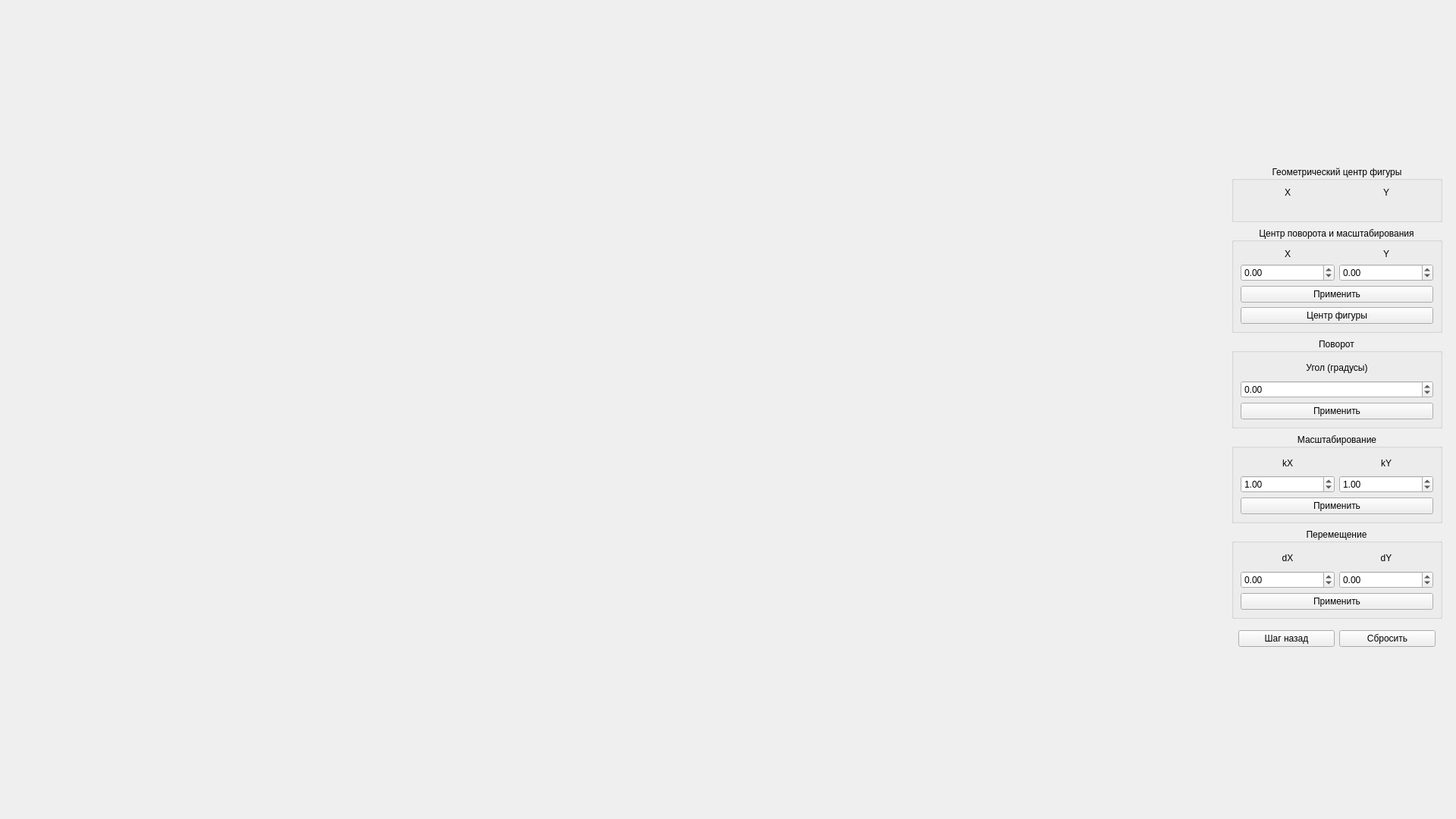
<?xml version="1.0" encoding="UTF-8"?>
<ui version="4.0">
 <class>MainWindow</class>
 <widget class="QMainWindow" name="MainWindow">
  <property name="geometry">
   <rect>
    <x>0</x>
    <y>0</y>
    <width>1920</width>
    <height>1080</height>
   </rect>
  </property>
  <property name="minimumSize">
   <size>
    <width>1920</width>
    <height>1080</height>
   </size>
  </property>
  <property name="maximumSize">
   <size>
    <width>1920</width>
    <height>1080</height>
   </size>
  </property>
  <property name="windowTitle">
   <string>MainWindow</string>
  </property>
  <widget class="QWidget" name="centralwidget">
   <property name="sizePolicy">
    <sizepolicy hsizetype="Maximum" vsizetype="Maximum">
     <horstretch>0</horstretch>
     <verstretch>0</verstretch>
    </sizepolicy>
   </property>
   <property name="minimumSize">
    <size>
     <width>1920</width>
     <height>1080</height>
    </size>
   </property>
   <property name="maximumSize">
    <size>
     <width>1920</width>
     <height>1080</height>
    </size>
   </property>
   <layout class="QGridLayout" name="gridLayout_7">
    <item row="0" column="1">
     <widget class="QWidget" name="widget" native="true">
      <layout class="QVBoxLayout" name="verticalLayout" stretch="0,1,1,3,3,3,1,0">
       <item>
        <spacer name="verticalSpacer">
         <property name="orientation">
          <enum>Qt::Vertical</enum>
         </property>
         <property name="sizeHint" stdset="0">
          <size>
           <width>20</width>
           <height>200</height>
          </size>
         </property>
        </spacer>
       </item>
       <item>
        <widget class="QGroupBox" name="groupBox_5">
         <property name="title">
          <string>Геометрический центр фигуры</string>
         </property>
         <property name="alignment">
          <set>Qt::AlignCenter</set>
         </property>
         <layout class="QGridLayout" name="gridLayout_6">
          <item row="1" column="0">
           <widget class="QLabel" name="FigureCenterXLabel">
            <property name="text">
             <string/>
            </property>
           </widget>
          </item>
          <item row="0" column="1">
           <widget class="QLabel" name="label_10">
            <property name="text">
             <string>Y</string>
            </property>
            <property name="alignment">
             <set>Qt::AlignCenter</set>
            </property>
           </widget>
          </item>
          <item row="0" column="0">
           <widget class="QLabel" name="label_9">
            <property name="text">
             <string>X</string>
            </property>
            <property name="alignment">
             <set>Qt::AlignCenter</set>
            </property>
           </widget>
          </item>
          <item row="1" column="1">
           <widget class="QLabel" name="FigureCenterYLabel">
            <property name="text">
             <string/>
            </property>
           </widget>
          </item>
         </layout>
        </widget>
       </item>
       <item>
        <widget class="QGroupBox" name="groupBox_4">
         <property name="title">
          <string>Центр поворота и масштабирования</string>
         </property>
         <property name="alignment">
          <set>Qt::AlignCenter</set>
         </property>
         <layout class="QGridLayout" name="gridLayout">
          <item row="0" column="0">
           <widget class="QLabel" name="label_2">
            <property name="text">
             <string>X</string>
            </property>
            <property name="alignment">
             <set>Qt::AlignCenter</set>
            </property>
           </widget>
          </item>
          <item row="1" column="0">
           <widget class="QDoubleSpinBox" name="TransformationCenterXInput">
            <property name="minimum">
             <double>-12000000000.000000000000000</double>
            </property>
            <property name="maximum">
             <double>12000000000.000000000000000</double>
            </property>
           </widget>
          </item>
          <item row="3" column="0" colspan="2">
           <widget class="QPushButton" name="TransformationCenterToFigureCenterButton">
            <property name="text">
             <string>Центр фигуры</string>
            </property>
           </widget>
          </item>
          <item row="0" column="1">
           <widget class="QLabel" name="label_3">
            <property name="text">
             <string>Y</string>
            </property>
            <property name="alignment">
             <set>Qt::AlignCenter</set>
            </property>
           </widget>
          </item>
          <item row="1" column="1">
           <widget class="QDoubleSpinBox" name="TransformationCenterYInput">
            <property name="minimum">
             <double>-12000000000.000000000000000</double>
            </property>
            <property name="maximum">
             <double>12000000000.000000000000000</double>
            </property>
           </widget>
          </item>
          <item row="2" column="0" colspan="2">
           <widget class="QPushButton" name="TransformationCenterButton">
            <property name="text">
             <string>Применить</string>
            </property>
           </widget>
          </item>
         </layout>
        </widget>
       </item>
       <item>
        <widget class="QGroupBox" name="groupBox_2">
         <property name="title">
          <string>Поворот</string>
         </property>
         <property name="alignment">
          <set>Qt::AlignCenter</set>
         </property>
         <layout class="QGridLayout" name="gridLayout_2" rowstretch="1,5,1">
          <item row="0" column="0">
           <widget class="QLabel" name="label_4">
            <property name="text">
             <string>Угол (градусы)</string>
            </property>
            <property name="alignment">
             <set>Qt::AlignCenter</set>
            </property>
           </widget>
          </item>
          <item row="1" column="0">
           <widget class="QDoubleSpinBox" name="RotationAngleInput">
            <property name="minimum">
             <double>-12000000000.000000000000000</double>
            </property>
            <property name="maximum">
             <double>12000000000.000000000000000</double>
            </property>
           </widget>
          </item>
          <item row="2" column="0">
           <widget class="QPushButton" name="RotationButton">
            <property name="text">
             <string>Применить</string>
            </property>
           </widget>
          </item>
         </layout>
        </widget>
       </item>
       <item>
        <widget class="QGroupBox" name="groupBox_3">
         <property name="title">
          <string>Масштабирование</string>
         </property>
         <property name="alignment">
          <set>Qt::AlignCenter</set>
         </property>
         <layout class="QGridLayout" name="gridLayout_3">
          <item row="0" column="0">
           <widget class="QLabel" name="label_5">
            <property name="text">
             <string>kX</string>
            </property>
            <property name="alignment">
             <set>Qt::AlignCenter</set>
            </property>
           </widget>
          </item>
          <item row="0" column="1">
           <widget class="QLabel" name="label_6">
            <property name="text">
             <string>kY</string>
            </property>
            <property name="alignment">
             <set>Qt::AlignCenter</set>
            </property>
           </widget>
          </item>
          <item row="1" column="0">
           <widget class="QDoubleSpinBox" name="ScalekXInput">
            <property name="minimum">
             <double>-12000000000.000000000000000</double>
            </property>
            <property name="maximum">
             <double>12000000000.000000000000000</double>
            </property>
            <property name="value">
             <double>1.000000000000000</double>
            </property>
           </widget>
          </item>
          <item row="1" column="1">
           <widget class="QDoubleSpinBox" name="ScalekYInput">
            <property name="minimum">
             <double>-12000000000.000000000000000</double>
            </property>
            <property name="maximum">
             <double>12000000000.000000000000000</double>
            </property>
            <property name="value">
             <double>1.000000000000000</double>
            </property>
           </widget>
          </item>
          <item row="2" column="0" colspan="2">
           <widget class="QPushButton" name="ScaleButton">
            <property name="text">
             <string>Применить</string>
            </property>
           </widget>
          </item>
         </layout>
        </widget>
       </item>
       <item>
        <widget class="QGroupBox" name="groupBox">
         <property name="title">
          <string>Перемещение</string>
         </property>
         <property name="alignment">
          <set>Qt::AlignCenter</set>
         </property>
         <layout class="QGridLayout" name="gridLayout_4">
          <item row="0" column="0">
           <widget class="QLabel" name="label_7">
            <property name="text">
             <string>dX</string>
            </property>
            <property name="alignment">
             <set>Qt::AlignCenter</set>
            </property>
           </widget>
          </item>
          <item row="0" column="1">
           <widget class="QLabel" name="label_8">
            <property name="text">
             <string>dY</string>
            </property>
            <property name="alignment">
             <set>Qt::AlignCenter</set>
            </property>
           </widget>
          </item>
          <item row="1" column="0">
           <widget class="QDoubleSpinBox" name="MovedXInput">
            <property name="minimum">
             <double>-12000000000.000000000000000</double>
            </property>
            <property name="maximum">
             <double>12000000000.000000000000000</double>
            </property>
           </widget>
          </item>
          <item row="1" column="1">
           <widget class="QDoubleSpinBox" name="MovedYInput">
            <property name="minimum">
             <double>-12000000000.000000000000000</double>
            </property>
            <property name="maximum">
             <double>12000000000.000000000000000</double>
            </property>
           </widget>
          </item>
          <item row="2" column="0" colspan="2">
           <widget class="QPushButton" name="MoveButton">
            <property name="text">
             <string>Применить</string>
            </property>
           </widget>
          </item>
         </layout>
        </widget>
       </item>
       <item>
        <widget class="QWidget" name="widget_2" native="true">
         <layout class="QGridLayout" name="gridLayout_5">
          <item row="0" column="0">
           <widget class="QPushButton" name="StepBackButton">
            <property name="text">
             <string>Шаг назад</string>
            </property>
           </widget>
          </item>
          <item row="0" column="1">
           <widget class="QPushButton" name="ResetButton">
            <property name="text">
             <string>Сбросить</string>
            </property>
           </widget>
          </item>
         </layout>
        </widget>
       </item>
       <item>
        <spacer name="verticalSpacer_2">
         <property name="orientation">
          <enum>Qt::Vertical</enum>
         </property>
         <property name="sizeHint" stdset="0">
          <size>
           <width>20</width>
           <height>200</height>
          </size>
         </property>
        </spacer>
       </item>
      </layout>
     </widget>
    </item>
    <item row="0" column="0">
     <widget class="QLabel" name="DrawLabel">
      <property name="sizePolicy">
       <sizepolicy hsizetype="Minimum" vsizetype="Minimum">
        <horstretch>1</horstretch>
        <verstretch>1</verstretch>
       </sizepolicy>
      </property>
      <property name="minimumSize">
       <size>
        <width>1600</width>
        <height>800</height>
       </size>
      </property>
      <property name="maximumSize">
       <size>
        <width>1600</width>
        <height>800</height>
       </size>
      </property>
      <property name="baseSize">
       <size>
        <width>1600</width>
        <height>800</height>
       </size>
      </property>
      <property name="text">
       <string/>
      </property>
     </widget>
    </item>
   </layout>
  </widget>
 </widget>
 <resources/>
 <connections/>
</ui>
